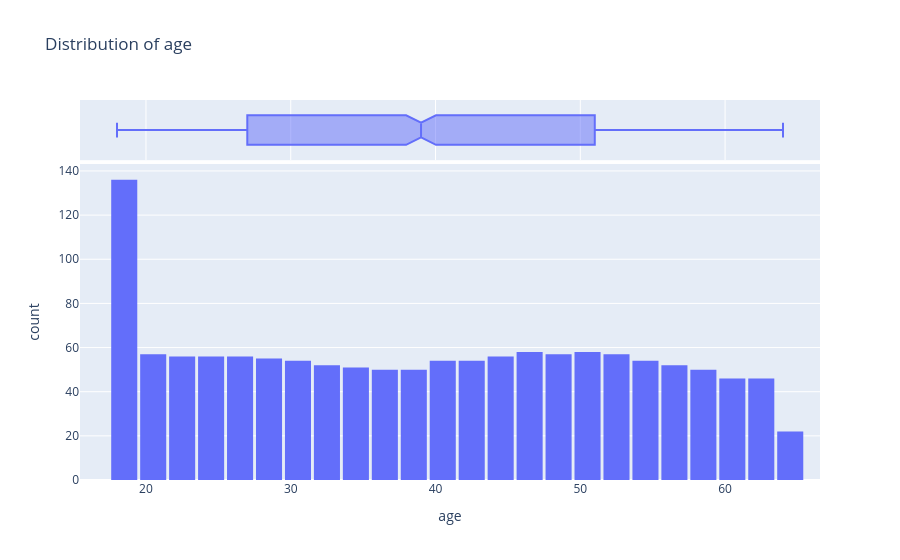
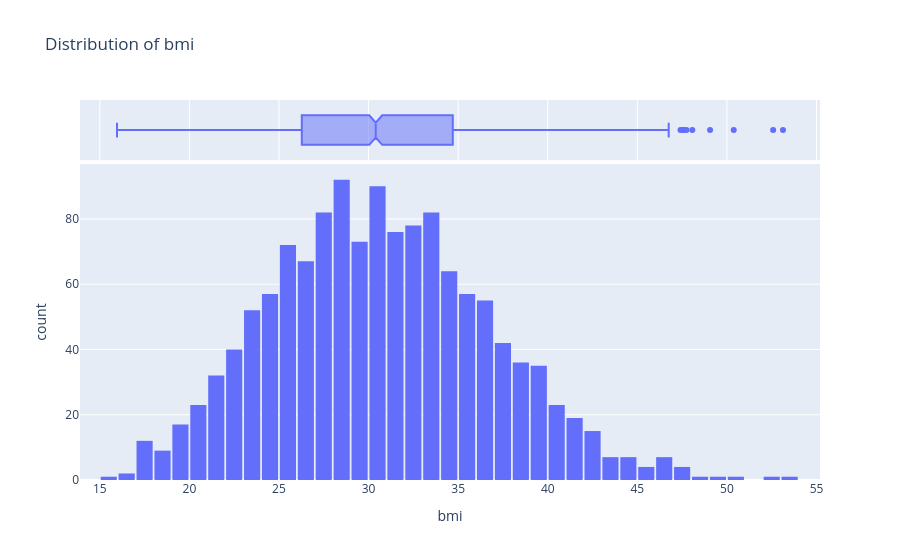
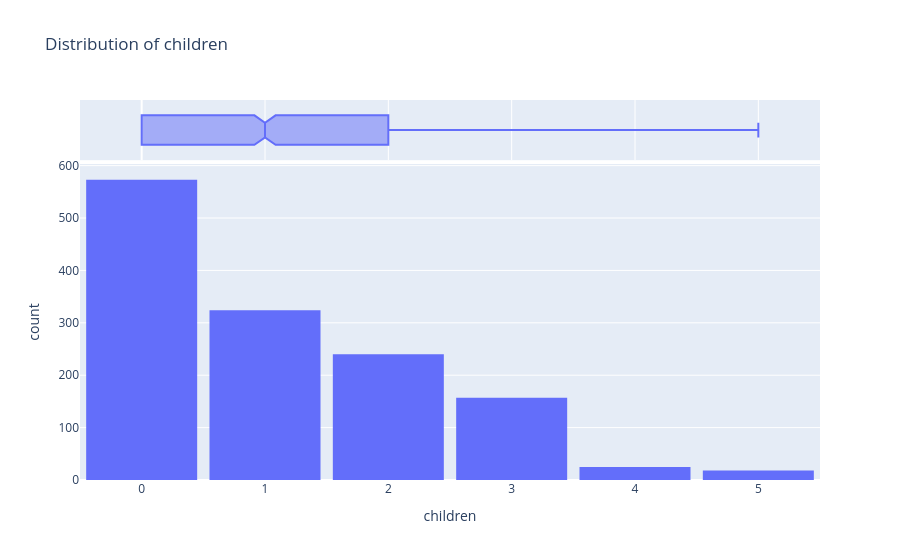
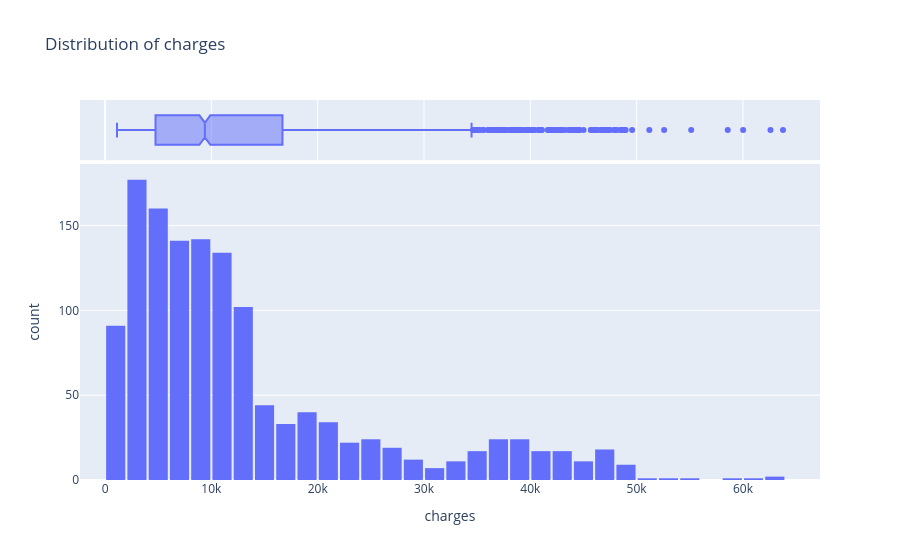

The cell these charts' notebook holds for them, in order:
### Markdown cell above
Ya que hemos descartado problemas de formato en nuestros datos, procedemos a visualizar las distribuciones y conteos de cada una de nuestras variables, es decir, ejecutamos un **análisis univariado**.

### Code cell
# Visualización individual de las distribuciones de las variables numéricas
df_numeric = df.select_dtypes(include=[int,float])
for column in df_numeric.columns:
    fig = px.histogram(
        df_numeric,
        x = column,
        marginal = 'box',
        #color_discrete_sequence = ['red'],
        title = f'Distribution of {column}'
    )
    fig.update_layout(bargap=0.1)
    fig.show()

### Figure 1 — Plotly figure (JSON) as saved in the notebook; plotly's stock layout.template omitted (floating-point values rounded to 4 significant figures; data arrays with more than 128 entries replaced by an {"elided": "..."} marker saying what was removed)
{"data": [{"alignmentgroup": "True", "bingroup": "x", "hovertemplate": "age=%{x}<br>count=%{y}<extra></extra>", "legendgroup": "", "marker": {"color": "#636efa", "pattern": {"shape": ""}}, "name": "", "offsetgroup": "", "orientation": "v", "showlegend": false, "type": "histogram", "x": {"elided": "1337 int values"}, "xaxis": "x", "yaxis": "y"}, {"alignmentgroup": "True", "hovertemplate": "age=%{x}<extra></extra>", "legendgroup": "", "marker": {"color": "#636efa"}, "name": "", "notched": true, "offsetgroup": "", "showlegend": false, "type": "box", "x": {"elided": "1337 int values"}, "xaxis": "x2", "yaxis": "y2"}], "layout": {"bargap": 0.1, "barmode": "relative", "legend": {"tracegroupgap": 0}, "title": {"text": "Distribution of age"}, "xaxis": {"anchor": "y", "domain": [0, 1], "title": {"text": "age"}}, "xaxis2": {"anchor": "y2", "domain": [0, 1], "matches": "x", "showgrid": true, "showticklabels": false}, "yaxis": {"anchor": "x", "domain": [0, 0.8316], "title": {"text": "count"}}, "yaxis2": {"anchor": "x2", "domain": [0.8416, 1], "matches": "y2", "showgrid": false, "showline": false, "showticklabels": false, "ticks": ""}}}

### Figure 2 — Plotly figure (JSON) as saved in the notebook; plotly's stock layout.template omitted (floating-point values rounded to 4 significant figures; data arrays with more than 128 entries replaced by an {"elided": "..."} marker saying what was removed)
{"data": [{"alignmentgroup": "True", "bingroup": "x", "hovertemplate": "bmi=%{x}<br>count=%{y}<extra></extra>", "legendgroup": "", "marker": {"color": "#636efa", "pattern": {"shape": ""}}, "name": "", "offsetgroup": "", "orientation": "v", "showlegend": false, "type": "histogram", "x": {"elided": "1337 float values"}, "xaxis": "x", "yaxis": "y"}, {"alignmentgroup": "True", "hovertemplate": "bmi=%{x}<extra></extra>", "legendgroup": "", "marker": {"color": "#636efa"}, "name": "", "notched": true, "offsetgroup": "", "showlegend": false, "type": "box", "x": {"elided": "1337 float values"}, "xaxis": "x2", "yaxis": "y2"}], "layout": {"bargap": 0.1, "barmode": "relative", "legend": {"tracegroupgap": 0}, "title": {"text": "Distribution of bmi"}, "xaxis": {"anchor": "y", "domain": [0, 1], "title": {"text": "bmi"}}, "xaxis2": {"anchor": "y2", "domain": [0, 1], "matches": "x", "showgrid": true, "showticklabels": false}, "yaxis": {"anchor": "x", "domain": [0, 0.8316], "title": {"text": "count"}}, "yaxis2": {"anchor": "x2", "domain": [0.8416, 1], "matches": "y2", "showgrid": false, "showline": false, "showticklabels": false, "ticks": ""}}}

### Figure 3 — Plotly figure (JSON) as saved in the notebook; plotly's stock layout.template omitted (floating-point values rounded to 4 significant figures; data arrays with more than 128 entries replaced by an {"elided": "..."} marker saying what was removed)
{"data": [{"alignmentgroup": "True", "bingroup": "x", "hovertemplate": "children=%{x}<br>count=%{y}<extra></extra>", "legendgroup": "", "marker": {"color": "#636efa", "pattern": {"shape": ""}}, "name": "", "offsetgroup": "", "orientation": "v", "showlegend": false, "type": "histogram", "x": {"elided": "1337 int values"}, "xaxis": "x", "yaxis": "y"}, {"alignmentgroup": "True", "hovertemplate": "children=%{x}<extra></extra>", "legendgroup": "", "marker": {"color": "#636efa"}, "name": "", "notched": true, "offsetgroup": "", "showlegend": false, "type": "box", "x": {"elided": "1337 int values"}, "xaxis": "x2", "yaxis": "y2"}], "layout": {"bargap": 0.1, "barmode": "relative", "legend": {"tracegroupgap": 0}, "title": {"text": "Distribution of children"}, "xaxis": {"anchor": "y", "domain": [0, 1], "title": {"text": "children"}}, "xaxis2": {"anchor": "y2", "domain": [0, 1], "matches": "x", "showgrid": true, "showticklabels": false}, "yaxis": {"anchor": "x", "domain": [0, 0.8316], "title": {"text": "count"}}, "yaxis2": {"anchor": "x2", "domain": [0.8416, 1], "matches": "y2", "showgrid": false, "showline": false, "showticklabels": false, "ticks": ""}}}

### Figure 4 — Plotly figure (JSON) as saved in the notebook; plotly's stock layout.template omitted (floating-point values rounded to 4 significant figures; data arrays with more than 128 entries replaced by an {"elided": "..."} marker saying what was removed)
{"data": [{"alignmentgroup": "True", "bingroup": "x", "hovertemplate": "charges=%{x}<br>count=%{y}<extra></extra>", "legendgroup": "", "marker": {"color": "#636efa", "pattern": {"shape": ""}}, "name": "", "offsetgroup": "", "orientation": "v", "showlegend": false, "type": "histogram", "x": {"elided": "1337 float values"}, "xaxis": "x", "yaxis": "y"}, {"alignmentgroup": "True", "hovertemplate": "charges=%{x}<extra></extra>", "legendgroup": "", "marker": {"color": "#636efa"}, "name": "", "notched": true, "offsetgroup": "", "showlegend": false, "type": "box", "x": {"elided": "1337 float values"}, "xaxis": "x2", "yaxis": "y2"}], "layout": {"bargap": 0.1, "barmode": "relative", "legend": {"tracegroupgap": 0}, "title": {"text": "Distribution of charges"}, "xaxis": {"anchor": "y", "domain": [0, 1], "title": {"text": "charges"}}, "xaxis2": {"anchor": "y2", "domain": [0, 1], "matches": "x", "showgrid": true, "showticklabels": false}, "yaxis": {"anchor": "x", "domain": [0, 0.8316], "title": {"text": "count"}}, "yaxis2": {"anchor": "x2", "domain": [0.8416, 1], "matches": "y2", "showgrid": false, "showline": false, "showticklabels": false, "ticks": ""}}}
